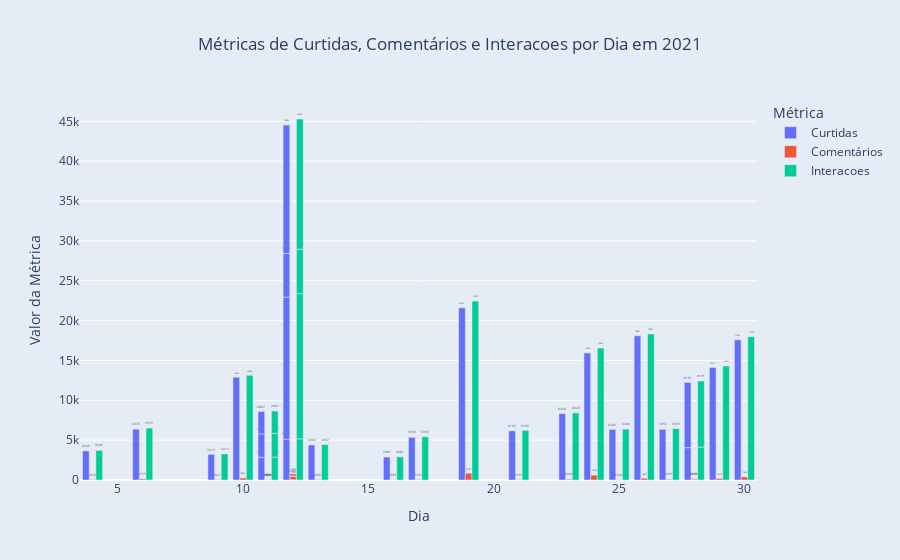
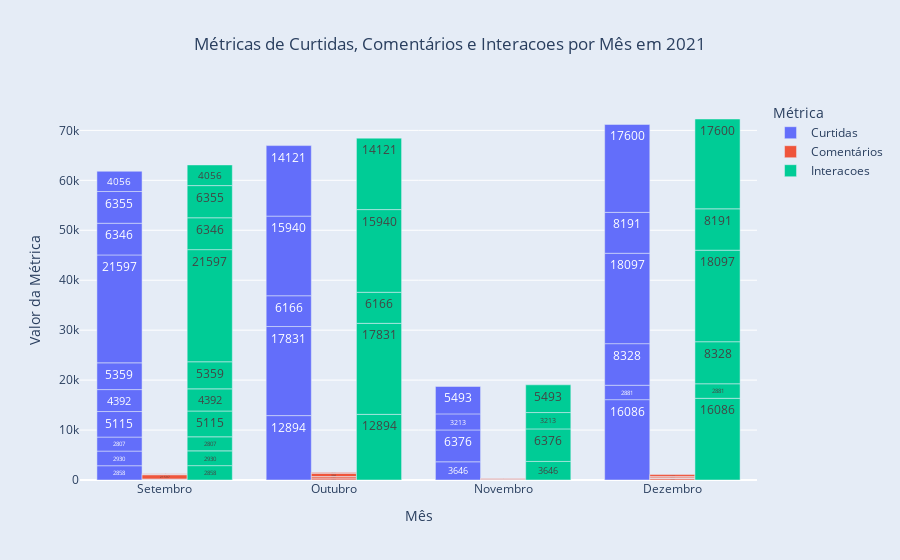

Notebook code cell kept with these figures, in order:
### Code cell
df_2021_selecionado = df_2021.loc[:, ['Curtidas', 'Comentários', 'Interacoes', 'Pessoas', 'Campanhas', 'Dia','Mes','Ano']]

display(df_2021_selecionado.head(5))

# Reorganizando os dados para usar o 'Dia' como índice e as métricas como colunas
df_melted = df_2021_selecionado.melt(id_vars=['Dia'], value_vars=['Curtidas', 'Comentários', 'Interacoes'], var_name='Métrica', value_name='Valor')

# Criando um gráfico de barras agrupadas para cada métrica ao longo dos dias
fig4 = px.bar(df_melted, x='Dia', y='Valor', color='Métrica', barmode='group', title='Métricas de Curtidas, Comentários e Interacoes por Dia em 2021',
             labels={'Valor': 'Valor da Métrica', 'Dia': 'Dia'})

# Atualizando as configurações para adicionar rótulos fora das barras com tamanho maior
fig4.update_traces(text=fig4.data[0]['y'], textposition='outside', textfont=dict(size=40))  # Ajuste o tamanho da fonte conforme necessário

# Exibindo o gráfico
fig4.update_layout(
    plot_bgcolor='#e5ecf6',  # Altere a cor de fundo para a cor desejada
    paper_bgcolor='#e5ecf6',  # Altera a cor de fundo do papel (background fora do gráfico)
    title_x=0.5,  # Define a posição horizontal do título (0 a 1, sendo 0 à esquerda e 1 à direita)
)


# Exibindo o gráfico
fig4.show()

# Convertendo a coluna 'Mes' para nome do mês em formato de string
meses = {1: 'Janeiro', 2: 'Fevereiro', 3: 'Março', 4: 'Abril', 5: 'Maio', 6: 'Junho', 7: 'Julho', 8: 'Agosto', 9: 'Setembro', 10: 'Outubro', 11: 'Novembro', 12: 'Dezembro'}
df_2021_selecionado['Mes'] = df_2021_selecionado['Mes'].map(meses)

# Reorganizando os dados para usar o 'Mês' como índice e as métricas como colunas
df_melted2 = df_2021_selecionado.melt(id_vars=['Mes'], value_vars=['Curtidas', 'Comentários', 'Interacoes'], var_name='Métrica', value_name='Valor')

# Criando um gráfico de barras agrupadas para cada métrica ao longo dos meses
fig5 = px.bar(df_melted2, x='Mes', y='Valor', color='Métrica', barmode='group', title='Métricas de Curtidas, Comentários e Interacoes por Mês em 2021',
             labels={'Valor': 'Valor da Métrica', 'Mes': 'Mês'})

# Atualizando as configurações para adicionar rótulos dentro das barras
fig5.update_traces(text=fig5.data[0]['y'], textposition='inside')

# Exibindo o gráfico
fig5.update_layout(
    plot_bgcolor='#e5ecf6' , # Altere a cor de fundo para a cor desejada
    paper_bgcolor='#e5ecf6',  # Altera a cor de fundo do papel (background fora do gráfico)
    title_x=0.5,  # Define a posição horizontal do título (0 a 1, sendo 0 à esquerda e 1 à direita)
)


# Exibindo o gráfico
fig5.show()

### Figure 1 — Plotly figure (JSON) as saved in the notebook; plotly's stock layout.template omitted (floating-point values rounded to 4 significant figures)
{"data": [{"alignmentgroup": "True", "hovertemplate": "Métrica=Curtidas<br>Dia=%{x}<br>Valor da Métrica=%{y}<extra></extra>", "legendgroup": "Curtidas", "marker": {"color": "#636efa", "pattern": {"shape": ""}}, "name": "Curtidas", "offsetgroup": "Curtidas", "orientation": "v", "showlegend": true, "text": [2858, 2930, 2807, 5115, 4392, 5359, 21597, 6346, 6355, 4056, 12894, 17831, 6166, 15940, 14121, 3646, 6376, 3213, 5493, 16086, 2881, 8328, 18097, 8191, 17600], "textfont": {"size": 40}, "textposition": "outside", "type": "bar", "x": [11, 11, 11, 12, 13, 17, 19, 25, 27, 28, 10, 12, 21, 24, 29, 4, 6, 9, 12, 12, 16, 23, 26, 28, 30], "xaxis": "x", "y": [2858, 2930, 2807, 5115, 4392, 5359, 21597, 6346, 6355, 4056, 12894, 17831, 6166, 15940, 14121, 3646, 6376, 3213, 5493, 16086, 2881, 8328, 18097, 8191, 17600], "yaxis": "y"}, {"alignmentgroup": "True", "hovertemplate": "Métrica=Comentários<br>Dia=%{x}<br>Valor da Métrica=%{y}<extra></extra>", "legendgroup": "Comentários", "marker": {"color": "#EF553B", "pattern": {"shape": ""}}, "name": "Comentários", "offsetgroup": "Comentários", "orientation": "v", "showlegend": true, "text": [2858, 2930, 2807, 5115, 4392, 5359, 21597, 6346, 6355, 4056, 12894, 17831, 6166, 15940, 14121, 3646, 6376, 3213, 5493, 16086, 2881, 8328, 18097, 8191, 17600], "textfont": {"size": 40}, "textposition": "outside", "type": "bar", "x": [11, 11, 11, 12, 13, 17, 19, 25, 27, 28, 10, 12, 21, 24, 29, 4, 6, 9, 12, 12, 16, 23, 26, 28, 30], "xaxis": "x", "y": [16, 28, 9, 49, 45, 62, 852, 33, 89, 81, 249, 391, 55, 612, 184, 71, 137, 60, 59, 268, 29, 93, 225, 94, 383], "yaxis": "y"}, {"alignmentgroup": "True", "hovertemplate": "Métrica=Interacoes<br>Dia=%{x}<br>Valor da Métrica=%{y}<extra></extra>", "legendgroup": "Interacoes", "marker": {"color": "#00cc96", "pattern": {"shape": ""}}, "name": "Interacoes", "offsetgroup": "Interacoes", "orientation": "v", "showlegend": true, "text": [2858, 2930, 2807, 5115, 4392, 5359, 21597, 6346, 6355, 4056, 12894, 17831, 6166, 15940, 14121, 3646, 6376, 3213, 5493, 16086, 2881, 8328, 18097, 8191, 17600], "textfont": {"size": 40}, "textposition": "outside", "type": "bar", "x": [11, 11, 11, 12, 13, 17, 19, 25, 27, 28, 10, 12, 21, 24, 29, 4, 6, 9, 12, 12, 16, 23, 26, 28, 30], "xaxis": "x", "y": [2874, 2958, 2816, 5164, 4437, 5421, 22449, 6379, 6444, 4137, 13143, 18222, 6221, 16552, 14305, 3717, 6513, 3273, 5552, 16354, 2910, 8421, 18322, 8285, 17983], "yaxis": "y"}], "layout": {"barmode": "group", "legend": {"title": {"text": "Métrica"}, "tracegroupgap": 0}, "paper_bgcolor": "#e5ecf6", "plot_bgcolor": "#e5ecf6", "title": {"text": "Métricas de Curtidas, Comentários e Interacoes por Dia em 2021", "x": 0.5}, "xaxis": {"anchor": "y", "domain": [0, 1], "title": {"text": "Dia"}}, "yaxis": {"anchor": "x", "domain": [0, 1], "title": {"text": "Valor da Métrica"}}}}

### Figure 2 — Plotly figure (JSON) as saved in the notebook; plotly's stock layout.template omitted (floating-point values rounded to 4 significant figures)
{"data": [{"alignmentgroup": "True", "hovertemplate": "Métrica=Curtidas<br>Mês=%{x}<br>Valor da Métrica=%{y}<extra></extra>", "legendgroup": "Curtidas", "marker": {"color": "#636efa", "pattern": {"shape": ""}}, "name": "Curtidas", "offsetgroup": "Curtidas", "orientation": "v", "showlegend": true, "text": [2858, 2930, 2807, 5115, 4392, 5359, 21597, 6346, 6355, 4056, 12894, 17831, 6166, 15940, 14121, 3646, 6376, 3213, 5493, 16086, 2881, 8328, 18097, 8191, 17600], "textposition": "inside", "type": "bar", "x": ["Setembro", "Setembro", "Setembro", "Setembro", "Setembro", "Setembro", "Setembro", "Setembro", "Setembro", "Setembro", "Outubro", "Outubro", "Outubro", "Outubro", "Outubro", "Novembro", "Novembro", "Novembro", "Novembro", "Dezembro", "Dezembro", "Dezembro", "Dezembro", "Dezembro", "Dezembro"], "xaxis": "x", "y": [2858, 2930, 2807, 5115, 4392, 5359, 21597, 6346, 6355, 4056, 12894, 17831, 6166, 15940, 14121, 3646, 6376, 3213, 5493, 16086, 2881, 8328, 18097, 8191, 17600], "yaxis": "y"}, {"alignmentgroup": "True", "hovertemplate": "Métrica=Comentários<br>Mês=%{x}<br>Valor da Métrica=%{y}<extra></extra>", "legendgroup": "Comentários", "marker": {"color": "#EF553B", "pattern": {"shape": ""}}, "name": "Comentários", "offsetgroup": "Comentários", "orientation": "v", "showlegend": true, "text": [2858, 2930, 2807, 5115, 4392, 5359, 21597, 6346, 6355, 4056, 12894, 17831, 6166, 15940, 14121, 3646, 6376, 3213, 5493, 16086, 2881, 8328, 18097, 8191, 17600], "textposition": "inside", "type": "bar", "x": ["Setembro", "Setembro", "Setembro", "Setembro", "Setembro", "Setembro", "Setembro", "Setembro", "Setembro", "Setembro", "Outubro", "Outubro", "Outubro", "Outubro", "Outubro", "Novembro", "Novembro", "Novembro", "Novembro", "Dezembro", "Dezembro", "Dezembro", "Dezembro", "Dezembro", "Dezembro"], "xaxis": "x", "y": [16, 28, 9, 49, 45, 62, 852, 33, 89, 81, 249, 391, 55, 612, 184, 71, 137, 60, 59, 268, 29, 93, 225, 94, 383], "yaxis": "y"}, {"alignmentgroup": "True", "hovertemplate": "Métrica=Interacoes<br>Mês=%{x}<br>Valor da Métrica=%{y}<extra></extra>", "legendgroup": "Interacoes", "marker": {"color": "#00cc96", "pattern": {"shape": ""}}, "name": "Interacoes", "offsetgroup": "Interacoes", "orientation": "v", "showlegend": true, "text": [2858, 2930, 2807, 5115, 4392, 5359, 21597, 6346, 6355, 4056, 12894, 17831, 6166, 15940, 14121, 3646, 6376, 3213, 5493, 16086, 2881, 8328, 18097, 8191, 17600], "textposition": "inside", "type": "bar", "x": ["Setembro", "Setembro", "Setembro", "Setembro", "Setembro", "Setembro", "Setembro", "Setembro", "Setembro", "Setembro", "Outubro", "Outubro", "Outubro", "Outubro", "Outubro", "Novembro", "Novembro", "Novembro", "Novembro", "Dezembro", "Dezembro", "Dezembro", "Dezembro", "Dezembro", "Dezembro"], "xaxis": "x", "y": [2874, 2958, 2816, 5164, 4437, 5421, 22449, 6379, 6444, 4137, 13143, 18222, 6221, 16552, 14305, 3717, 6513, 3273, 5552, 16354, 2910, 8421, 18322, 8285, 17983], "yaxis": "y"}], "layout": {"barmode": "group", "legend": {"title": {"text": "Métrica"}, "tracegroupgap": 0}, "paper_bgcolor": "#e5ecf6", "plot_bgcolor": "#e5ecf6", "title": {"text": "Métricas de Curtidas, Comentários e Interacoes por Mês em 2021", "x": 0.5}, "xaxis": {"anchor": "y", "domain": [0, 1], "title": {"text": "Mês"}}, "yaxis": {"anchor": "x", "domain": [0, 1], "title": {"text": "Valor da Métrica"}}}}
